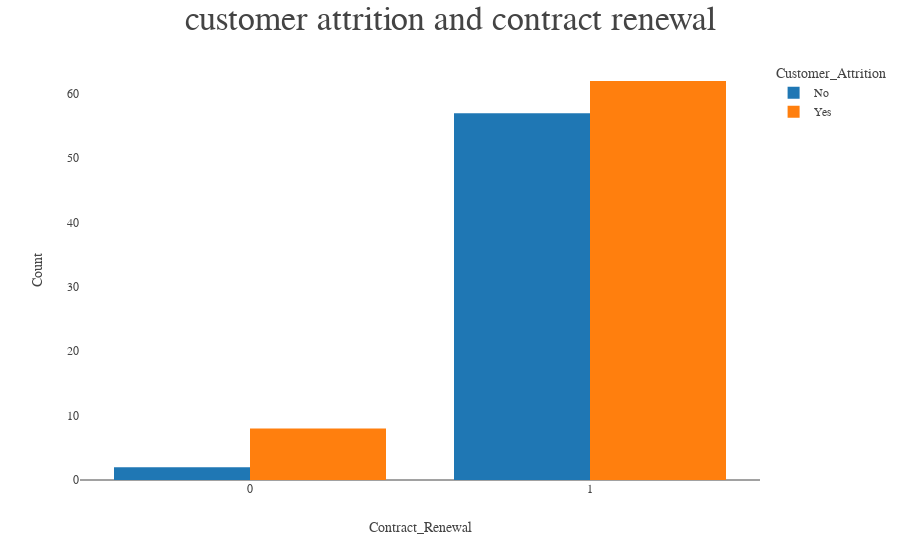

This figure's notebook cell:
### Markdown cell above
##  visualization of customer attrition and contract renewal

### Code cell
# create histogram plot
fig = px.histogram(data, x="Contract_Renewal", y=None, color="Customer_Attrition")

fig.update_layout(title=" customer attrition and contract renewal", 
                  font_family="San Serif",titlefont={'size': 34},
                  barmode='group',
                  xaxis=dict(title='Contract_Renewal',tickmode='array',tickvals=[0, 1]),
                  yaxis=dict(title='Count'))




fig.update_xaxes(showgrid=False)
fig.update_yaxes(showgrid=False)

fig.show()

### Figure 1 — Plotly figure (JSON) as saved in the notebook; plotly's stock layout.template omitted (floating-point values rounded to 4 significant figures)
{"data": [{"alignmentgroup": "True", "bingroup": "x", "hovertemplate": "Customer_Attrition=No<br>Contract_Renewal=%{x}<br>count=%{y}<extra></extra>", "legendgroup": "No", "marker": {"color": "#1F77B4", "pattern": {"shape": ""}}, "name": "No", "offsetgroup": "No", "orientation": "v", "showlegend": true, "type": "histogram", "x": [1, 0, 1, 1, 1, 1, 1, 1, 1, 1, 1, 1, 1, 1, 1, 0, 1, 1, 1, 1, 1, 1, 1, 1, 1, 1, 1, 1, 1, 1, 1, 1, 1, 1, 1, 1, 1, 1, 1, 1, 1, 1, 1, 1, 1, 1, 1, 1, 1, 1, 1, 1, 1, 1, 1, 1, 1, 1, 1], "xaxis": "x", "yaxis": "y"}, {"alignmentgroup": "True", "bingroup": "x", "hovertemplate": "Customer_Attrition=Yes<br>Contract_Renewal=%{x}<br>count=%{y}<extra></extra>", "legendgroup": "Yes", "marker": {"color": "#FF7F0E", "pattern": {"shape": ""}}, "name": "Yes", "offsetgroup": "Yes", "orientation": "v", "showlegend": true, "type": "histogram", "x": [1, 1, 0, 0, 1, 1, 0, 0, 1, 0, 1, 1, 1, 0, 1, 1, 0, 1, 0, 1, 1, 1, 1, 1, 1, 1, 1, 1, 1, 1, 1, 1, 1, 1, 1, 1, 1, 1, 1, 1, 1, 1, 1, 1, 1, 1, 1, 1, 1, 1, 1, 1, 1, 1, 1, 1, 1, 1, 1, 1, 1, 1, 1, 1, 1, 1, 1, 1, 1, 1], "xaxis": "x", "yaxis": "y"}], "layout": {"barmode": "group", "font": {"family": "San Serif"}, "legend": {"title": {"text": "Customer_Attrition"}, "tracegroupgap": 0}, "margin": {"t": 60}, "title": {"font": {"size": 34}, "text": " customer attrition and contract renewal"}, "xaxis": {"anchor": "y", "domain": [0, 1], "showgrid": false, "tickmode": "array", "tickvals": [0, 1], "title": {"text": "Contract_Renewal"}}, "yaxis": {"anchor": "x", "domain": [0, 1], "showgrid": false, "title": {"text": "Count"}}}}
